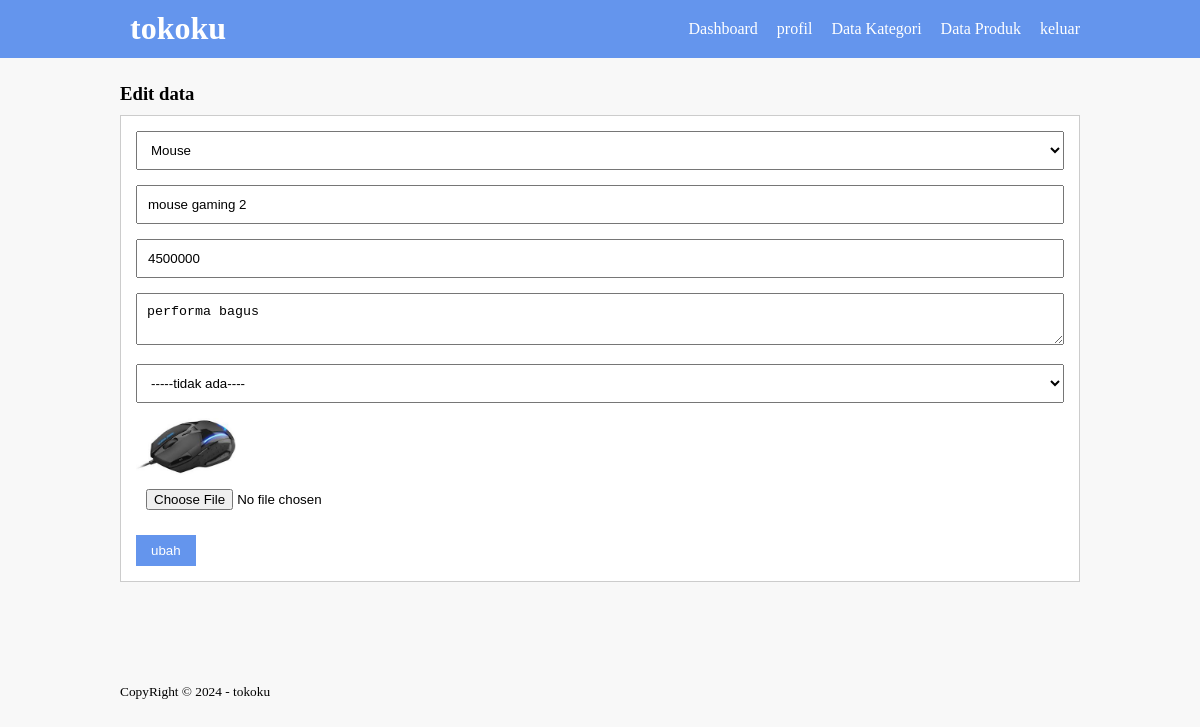
Page /edit-produk.php?id=25 (signed in) on the committed database.
### tables this page shows
CREATE TABLE `tb_product` (
  `product_id` int(11) NOT NULL,
  `category_id` int(11) NOT NULL,
  `product_name` varchar(100) NOT NULL,
  `product_price` int(11) NOT NULL,
  `product_description` text NOT NULL,
  `product_image` varchar(100) NOT NULL,
  `product_status` tinyint(1) NOT NULL,
  `date_created` timestamp NULL DEFAULT current_timestamp()
);

CREATE TABLE `tb_category` (
  `category_id` int(11) NOT NULL,
  `category_name` varchar(25) NOT NULL
);

### edit-produk.php (the view, shortened to what this page needs)
<?php
include 'db.php';
if(isset($_GET['id'])) {
     $produk = mysqli_query($con, "SELECT * FROM tb_product WHERE product_id = '".$_GET['id']."' ");
     if($produk && mysqli_num_rows($produk) > 0) {
         $p = mysqli_fetch_object($produk);
     } else {
         $p = null;
         echo "Produk tidak ditemukan atau telah dihapus.";
     }
} else {
     $p = null;
     echo "Parameter id tidak ditemukan.";
}
?>
<!DOCTYPE html>
<html lang="en">
<head>
     <link rel="stylesheet" type="text/css" href="css/style.css">
</head>
<body>
<header>
     <div class="container">
     <h1><a href="dashboard.php">tokoku</a></h1>
     <ul>
          <li> <a href="dashboard.php">Dashboard</a></li>
          <li> <a href="profil.php">profil</a></li>
          <li> <a href="data-kategori.php">Data Kategori </a></li>
          <li> <a href="data-produk.php">Data Produk</a></li>
          <li> <a href="keluar.php">keluar</a></li>
     </ul>
     </div>
</header>
  <div class="section">
  <div class="container">
     <h3>Edit data</h3>
     <div class="box">
          <form action="" method="POST" enctype="multipart/form-data">
               <select class="input-control" name="kategori" required>
                    <?php
                    $kategori = mysqli_query($con, "SELECT * FROM tb_category ORDER BY category_id DESC");
                    while($r = mysqli_fetch_array($kategori)){ ?>
                         <option value="<?php echo $r['category_id']?>" <?php echo ($r['category_id'] == $p->category_id) ? 'selected' : ''; ?>><?php echo $r['category_name']; ?></option>
                    <?php } ?>
               </select>
               <input type="text" name="nama" class="input-control" placeholder="Nama Produk" value="<?php echo ($p != null) ? $p->product_name : ''; ?>" required>
               <input type="text" name="harga" class="input-control" placeholder="harga" value="<?php echo ($p != null) ? $p->product_price : ''; ?>" required>
               <textarea class="input-control" name="deskripsi" placeholder="deskripsi"><?php echo ($p != null) ? $p->product_description : ''; ?></textarea>
               <select class="input-control" name="status">
                    <option value="0" <?php echo ($p != null && $p->product_status == 0) ? 'selected' : ''; ?>>-----tidak ada----</option>
               </select>
               <?php if($p != null && !empty($p->product_image)) : ?>
               <img src="produk/<?php echo $p->product_image; ?>" width="100px">
               <?php endif; ?>
               <input type="file" name="gambar" class="input-control">
               <input type="submit" name="submit" value ="ubah" class="btn">
          </form>
     </div>
  </div>
  </div>
  <footer>
     <div class="container">
          <small>CopyRight &copy; 2024 - tokoku</small>
     </div>
  </footer>
</body>
</html>

### css/style.css (style rules this page uses)
* { padding:0 ; margin: 0; font-family: 'quicksand' sans-serif; }
body { background-color: #f8f8f8; }
a { color: inherit; text-decoration: none; }
.input-control { width: 100% ; padding: 10px; margin-bottom: 15px; box-sizing: border-box; }
.btn { padding: 8px 15px; background-color:cornflowerblue; color: #ffff; border:none; cursor:pointer; }
header { background-color: cornflowerblue; color: #ffff; }
header h1 { float: left; padding: 10px; }
header ul { float: right; }
header ul li { display: inline-block; }
header ul li a { padding:20px 0 20px 15px ; display: inline-block; }
footer { padding: 50px 0 ; }
.container { width: 80%; margin: 0 auto; }
.container:after { content: ''; display: block; clear: both; }
.section { padding: 25px 0; }
.box { background-color: #ffff; border: 1px solid #ccc; padding: 15px; box-sizing: border-box; margin: 10px 0 25px 0; }

### rows in the picture
tb_product: kategori "Mouse", nama "mouse gaming 2", harga "4500000", deskripsi "performa bagus", status "-----tidak ada----", product_image (picture)
